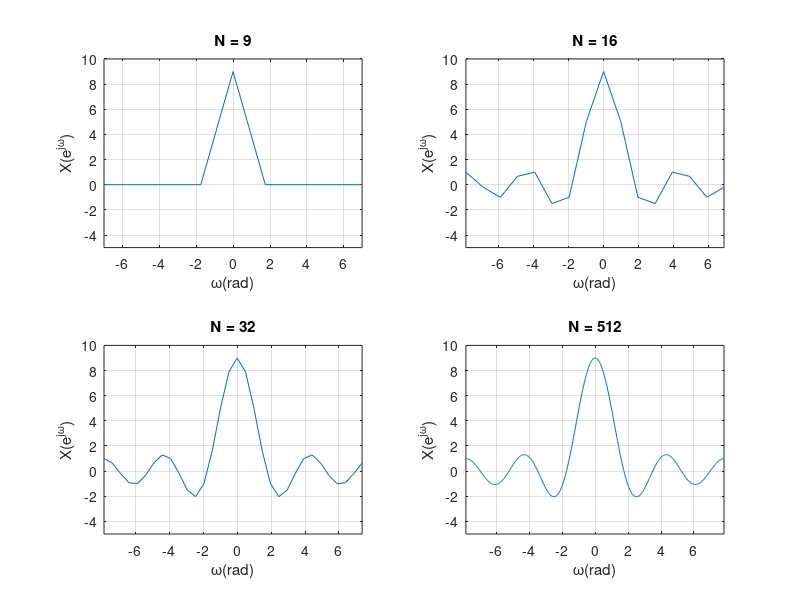

Recreate this plot in MATLAB.
c = [9,16,32,512];
T = 0.4;
for i = 1:1:4
    L = c(i);
    D = 2 * pi/(L * T);
    x = [ones(1,5),zeros(1,L-9),ones(1,4)];
    k = floor(-(L-1)/2:(L-1)/2);
    X = fftshift(fft(x,L));
    subplot(2,2,i),plot(k * D,real(X));
    xlabel('\omega(rad)');
    ylabel('X(e^j^\omega)');
    grid;
    axis([min(k*D),max(k*D),-5,10]);
    Str = ['N = ',num2str(L)];
    title(Str);
end